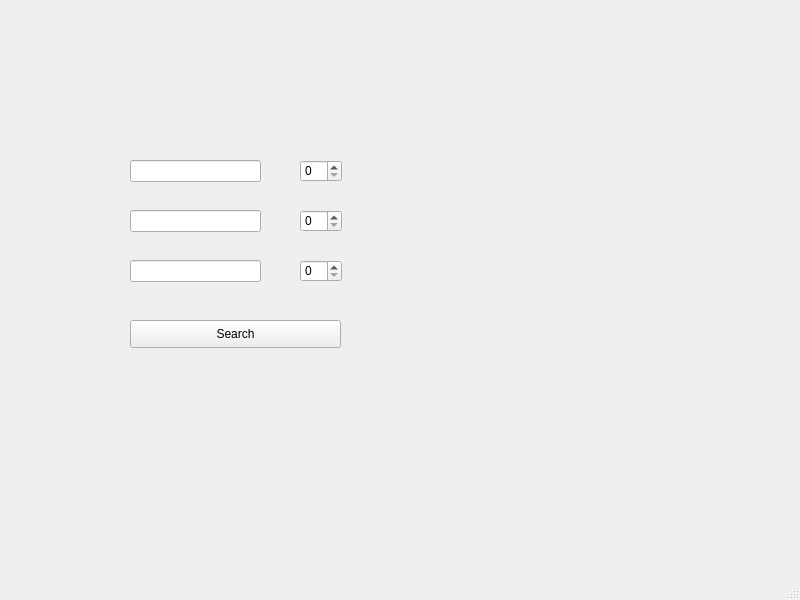
<?xml version="1.0" encoding="UTF-8"?>
<ui version="4.0">
 <class>MainWindow</class>
 <widget class="QMainWindow" name="MainWindow">
  <property name="geometry">
   <rect>
    <x>0</x>
    <y>0</y>
    <width>800</width>
    <height>600</height>
   </rect>
  </property>
  <property name="windowTitle">
   <string>MainWindow</string>
  </property>
  <widget class="QWidget" name="centralwidget">
   <widget class="QLineEdit" name="lineEdit">
    <property name="geometry">
     <rect>
      <x>130</x>
      <y>160</y>
      <width>131</width>
      <height>22</height>
     </rect>
    </property>
   </widget>
   <widget class="QLineEdit" name="lineEdit_2">
    <property name="geometry">
     <rect>
      <x>130</x>
      <y>210</y>
      <width>131</width>
      <height>22</height>
     </rect>
    </property>
   </widget>
   <widget class="QLineEdit" name="lineEdit_3">
    <property name="geometry">
     <rect>
      <x>130</x>
      <y>260</y>
      <width>131</width>
      <height>22</height>
     </rect>
    </property>
   </widget>
   <widget class="QSpinBox" name="spinBox">
    <property name="geometry">
     <rect>
      <x>300</x>
      <y>160</y>
      <width>42</width>
      <height>22</height>
     </rect>
    </property>
   </widget>
   <widget class="QSpinBox" name="spinBox_2">
    <property name="geometry">
     <rect>
      <x>300</x>
      <y>210</y>
      <width>42</width>
      <height>22</height>
     </rect>
    </property>
   </widget>
   <widget class="QSpinBox" name="spinBox_3">
    <property name="geometry">
     <rect>
      <x>300</x>
      <y>260</y>
      <width>42</width>
      <height>22</height>
     </rect>
    </property>
   </widget>
   <widget class="QPushButton" name="pushButton">
    <property name="geometry">
     <rect>
      <x>130</x>
      <y>320</y>
      <width>211</width>
      <height>28</height>
     </rect>
    </property>
    <property name="text">
     <string>Search</string>
    </property>
   </widget>
  </widget>
  <widget class="QStatusBar" name="statusbar"/>
 </widget>
 <resources/>
 <connections/>
</ui>
